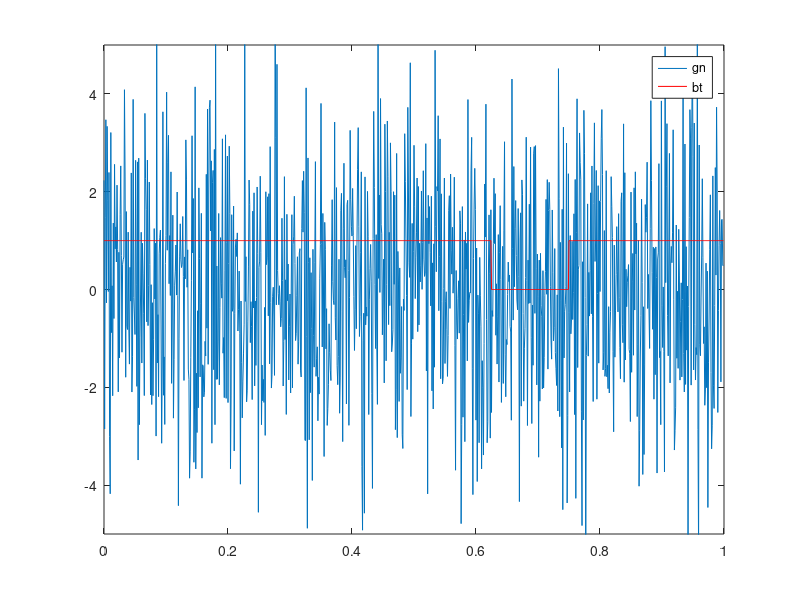
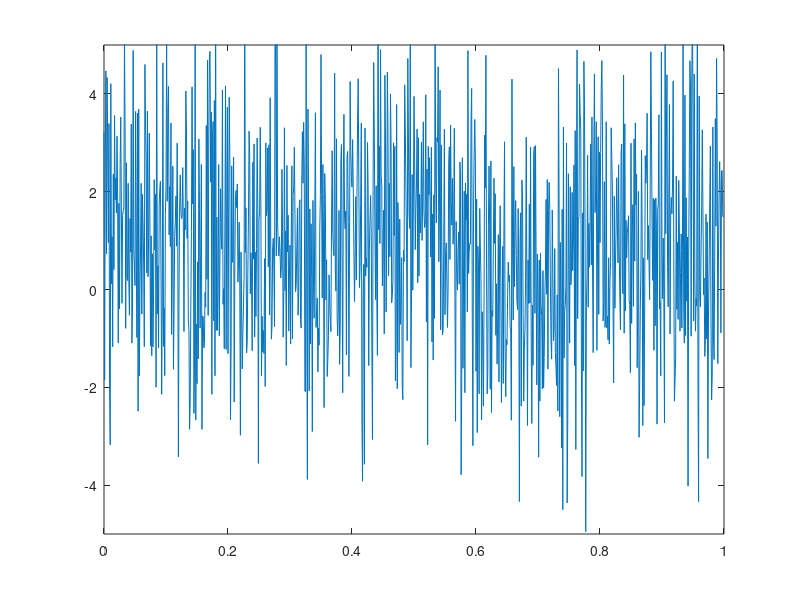

Source code (MATLAB) for these figures, in order:
t=0:0.001:(1-0.001);
bk = rand(1,8)>0.5;
bt = kron(bk, ones(1,length(t)/8));
gn = 2*randn(1,length(t));
%nn = 0.5*rand(1,length(t));
figure(1)
plot(t, gn, t, bt, 'r');
axis([0 1 -5 5])
legend('gn','bt')
rt = gn + bt;
figure(2)
plot(t, rt);
axis([0 1 -5 5])
